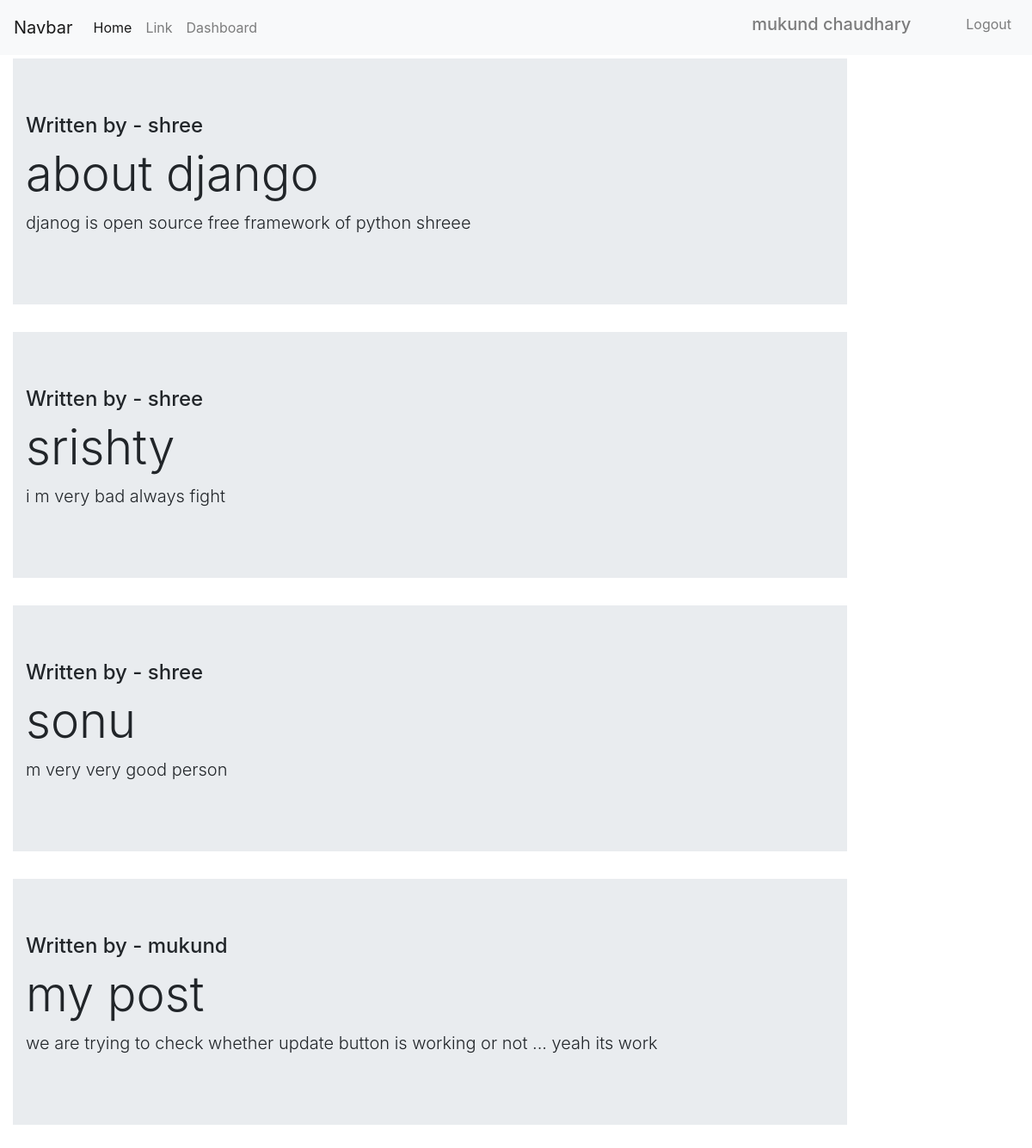
Screenshot of / (signed in) with the database file from the repository.
### myapp/models.py (models this page shows, shortened)
class Post(models.Model):
    titles=models.CharField(max_length=100)
    desc=models.TextField()
    author = models.ForeignKey(User, on_delete=models.CASCADE)

### myapp/views.py (the view)
# urls.py: 2. Add a URL to urlpatterns:  path('', views.home, name='home')
def home(request):
    posts = Post.objects.all()
    return render(request,'home.html',{'posts':posts})

### templates/home.html
{% extends 'base.html' %}
{% block content%}
    <div class="col-sm-10 mt-1">
    {% for post in posts %}
       <div class="jumbotron jumbotron-fluid jumbo-color">
        <div class="container">
            <h4>Written by - {{post.author}}</h4>
            <h1 class="display-4" font-weight-bold>{{post.titles}}</h1>
            <p class="lead">{{post.desc}}</p>
        </div>
        </div>
    {% endfor %}
    </div>
{% endblock content%}

### templates/navbar.html (shortened to what this page needs)
<nav class="navbar navbar-expand-lg navbar-light bg-light">
    <a class="navbar-brand" href="#">Navbar</a>
    <div class="collapse navbar-collapse" id="navbarSupportedContent">
        <ul class="navbar-nav">
            <li class="nav-item active">
                <a class="nav-link" href="{% url 'home' %}">Home <span class="sr-only">(current)</span></a>
            </li>
            <li class="nav-item">
                <a class="nav-link" href="#">Link</a>
            </li>
            {% if user.is_authenticated %}
            <li class="nav-item">
                <a class="nav-link" href="{% url 'dashboard' %}">Dashboard</a>
            </li>
            {% endif %}
        </ul>
        <ul class="navbar-nav ml-auto">
            {% if user.is_authenticated %}
            <h5 class="mr-5 nav-item nav-link">{{request.user.get_full_name}}</h4>
            <li class="nav-item">
                <a class="nav-link" href="{% url 'logout' %}">Logout</a>
            </li>
            {% endif %}
        </ul>
    </div>
</nav>

### rows the page displays
Post: author "shree", titles "about django", desc "djanog is open source free framework of python shreee"
Post: author "shree", titles "srishty", desc "i m very bad always fight"
Post: author "shree", titles "sonu", desc "m very very good person"
Post: author "mukund", titles "my post", desc "we are trying to check whether update button is working or not ... yeah its work"

### other values shown
{{ request.user.get_full_name }} "mukund chaudhary"
